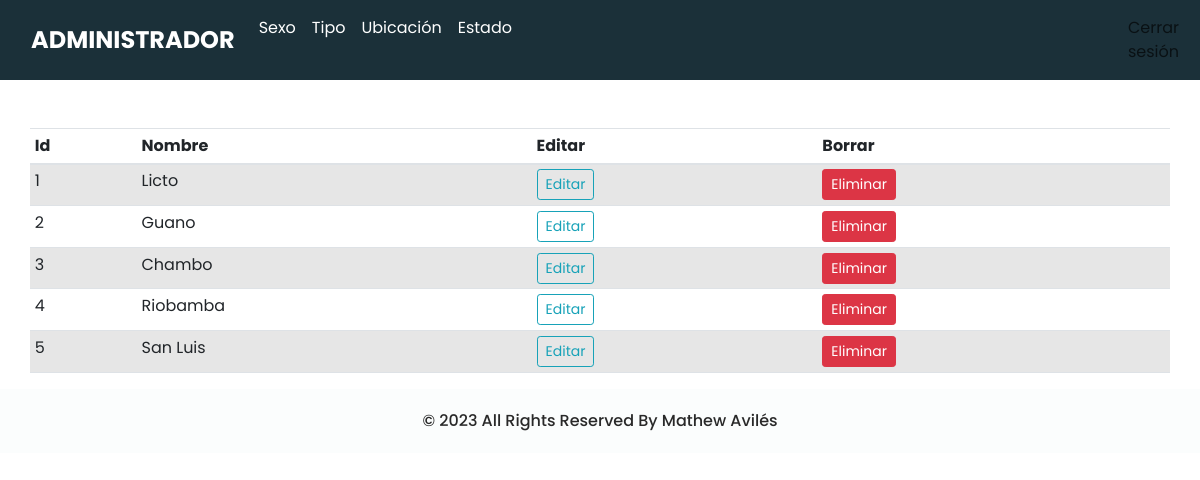
The app's page /ubicaciones (signed in) with its own data.
### shop/mascotas/modelos.py (models this page shows, shortened)
class Ubicacion_m(db.Model):
    id= db.Column(db.Integer, primary_key=True)
    ubicacion_m = db.Column(db.String(50), nullable=False, unique=True)

### shop/admin/routes.py (the view)
@app.route('/ubicaciones')
def ubicaciones():
    if 'correo' not in session:
        flash(f'Inicie sessión primero','danger')
        return redirect(url_for('login'))
    ubicaciones = Ubicacion_m.query.order_by(Ubicacion_m.id.desc()).all()
    return render_template('admin/sexo.html', title="Pagina de ubicación de la mascota", ubicaciones=ubicaciones)

### shop/templates/admin/sexo.html (shortened to what this page needs)
{% extends 'layout.html'%}
{% block content %}
<div class="container1" style="background-color: #1b3039;">
    <nav class="navbar navbar-expand-lg">
        <div class="container-fluid">
            <a class="navbar-brand" href="/admin" style="color: white;">Administrador</a>
            <div class="collapse navbar-collapse" id="navbarNavDropdown">
                <ul class="navbar-nav">
                    <li class="nav-item">
                        <a class="nav-link" href="/sexos"style="color: white;">Sexo</a>
                    </li>
                    <li class="nav-item">
                        <a class="nav-link" href="/tipos"style="color: white;">Tipo</a>
                    </li>
                    <li class="nav-item">
                        <a class="nav-link" href="/ubicaciones"style="color: white;">Ubicación</a>
                    </li>
                    <li class="nav-item">
                        <a class="nav-link" href="/estados"style="color: white;">Estado</a>
                    </li>
                    <li class="nav-item active">
                        <a class="nav-link" href="/logout" style=" margin-left: 600px; margin-top: 0px;">Cerrar
                            sesión</a>
                    </li>
                </ul>
            </div>
        </div>
    </nav>
</div>
<div class="container mt-5">
    <table class="table table-sm table-condensed table-striped table-hover">
        <thead>
            <th>Id</th>
            <th>Nombre</th>
            <th>Editar</th>
            <th>Borrar</th>
        </thead>
        <tbody>
            {% if sexos %}
            {% for sexo in sexos %}
            <tr>
                <td>{{loop.index}}</td>
                <td>{{sexo.sexo_m}}</td>
                <td> <a href="{{url_for('actualizarsexo', id=sexo.id)}}" class="btn btn-sm btn-outline-info">Editar</a>
                </td>
                <td>
                    <button type="button" class="btn btn-danger btn-sm" data-bs-toggle="modal" data-bs-target="#exampleModal-{{sexo.id}}">
                        Eliminar
                    </button>
                </td>
            </tr>
            <div class="modal fade" id="exampleModal-{{sexo.id}}" tabindex="-1" aria-labelledby="exampleModalLabel"
                aria-hidden="true">
                <div class="modal-dialog">
                    <div class="modal-content">
                        <div class="modal-header">
                            <h1 class="modal-title fs-5" id="exampleModalLabel">{{sexo.sexo_m}}</h1>
                            <button type="button" class="btn-close" data-bs-dismiss="modal" aria-label="Close"></button>
                        </div>
                        <div class="modal-body">
                            <span class="text-danger"> Estas seguro que deseas eliminar este sexo {{sexo.sexo_m}}  </span>
                        </div>
                        <div class="modal-footer">
                            <button type="button" class="btn btn-warning btn-sm" data-bs-dismiss="modal">Cancelar</button>
                            <form action="{{url_for('eliminarsexo', id=sexo.id)}}" method="POST">
                                <button type="submit" class="btn btn-danger btn-sm">Eliminar</button>
                            </form>
                        </div>
                    </div>
                </div>
            </div>
            {% endfor %}
            {% else %}
            {% if tipos %}
            {% for tipo in tipos %}
            <tr>
                <td>{{loop.index}}</td>
                <td>{{tipo.tipo_m}}</td>
                <td> <a href="{{url_for('actualizartipo', id=tipo.id)}}" class="btn btn-sm btn-outline-info">Editar</a>
                </td>
                <td>
                    <button type="button" class="btn btn-danger btn-sm" data-bs-toggle="modal" data-bs-target="#exampleModal-{{tipo.id}}">
                        Eliminar
                    </button>
                </td>
            </tr>
            <div class="modal fade" id="exampleModal-{{tipo.id}}" tabindex="-1" aria-labelledby="exampleModalLabel"
                aria-hidden="true">
                <div class="modal-dialog">
                    <div class="modal-content">
                        <div class="modal-header">
                            <h1 class="modal-title fs-5" id="exampleModalLabel">{{tipo.tipo_m}}</h1>
                            <button type="button" class="btn-close" data-bs-dismiss="modal" aria-label="Close"></button>
                        </div>
                        <div class="modal-body">
                            <span class="text-danger"> Estas seguro que deseas eliminar este tipo {{tipo.tipo_m}}  </span>
                        </div>
                        <div class="modal-footer">
                            <button type="button" class="btn btn-warning btn-sm" data-bs-dismiss="modal">Cancelar</button>
                            <form action="{{url_for('eliminartipo', id=tipo.id)}}" method="POST">
                                <button type="submit" class="btn btn-danger btn-sm">Eliminar</button>
                            </form>
                        </div>
                    </div>
                </div>
            </div>
            {% endfor %}
            {% else %}
            {% if ubicaciones %}
            {% for ubicacion in ubicaciones %}
            <tr>
                <td>{{loop.index}}</td>
                <td>{{ubicacion.ubicacion_m}}</td>
                <td> <a href="{{url_for('actualizarubicacion', id=ubicacion.id)}}"
                        class="btn btn-sm btn-outline-info">Editar</a></td>
                        <td>
                            <button type="button" class="btn btn-danger btn-sm" data-bs-toggle="modal" data-bs-target="#exampleModal-{{ubicacion.id}}">
                                Eliminar
                            </button>
                        </td>
            </tr>
            {% endfor %}
            {% endif %}
            {% endif %}
            {% endif %}
        </tbody>
    </table>
</div>
<head>
    <link rel="stylesheet" type="text/css"
        href="https://cdnjs.cloudflare.com/ajax/libs/OwlCarousel2/2.1.3/assets/owl.carousel.min.css" />
    <link rel="stylesheet" type="text/css" href="../static/nosotros/css/bootstrap.css" />
    <link href="../static/nosotros/css/style.css" rel="stylesheet" />
    <link href="../static/nosotros/css/responsive.css" rel="stylesheet" />
</head>
<section class="container-fluid footer_section">
    <p>
        &copy; 2023 All Rights Reserved By
        <a href="{{url_for('home')}}">Mathew Avilés</a>
    </p>
</section>
{% endblock content %}

### shop/static/nosotros/css/style.css (style rules this page uses)
body { font-family: "Poppins", sans-serif; color: #0c0c0c; background-color: #ffffff; }
a, a:hover, a:focus { text-decoration: none; }
.btn, .btn:focus { outline: none !important; -webkit-box-shadow: none; box-shadow: none; }
.navbar-brand, .navbar-brand:hover { text-transform: uppercase; font-weight: bold; font-size: 24px; color: #fafcfd; }
.navbar-brand { display: -webkit-box; display: -ms-flexbox; display: flex; -webkit-box-align: center; -ms-flex-align: center; align-items: center; -webkit-box-orient: vertical; -webkit-box-direction: normal; -ms-flex-direction: column; flex-direction: column; }
.footer_section { background-color: #fbfdfd; padding: 20px; font-weight: 500; }
.footer_section p { color: #292929; margin: 0; text-align: center; }
.footer_section a { color: #292929; }

### shop/static/nosotros/css/responsive.css (style rules this page uses)
@media (min-width: 1200px) { .container { max-width: 1170px; } }

### records on screen
Ubicacion_m: ubicacion_m "Licto"
Ubicacion_m: ubicacion_m "Guano"
Ubicacion_m: ubicacion_m "Chambo"
Ubicacion_m: ubicacion_m "Riobamba"
Ubicacion_m: ubicacion_m "San Luis"
